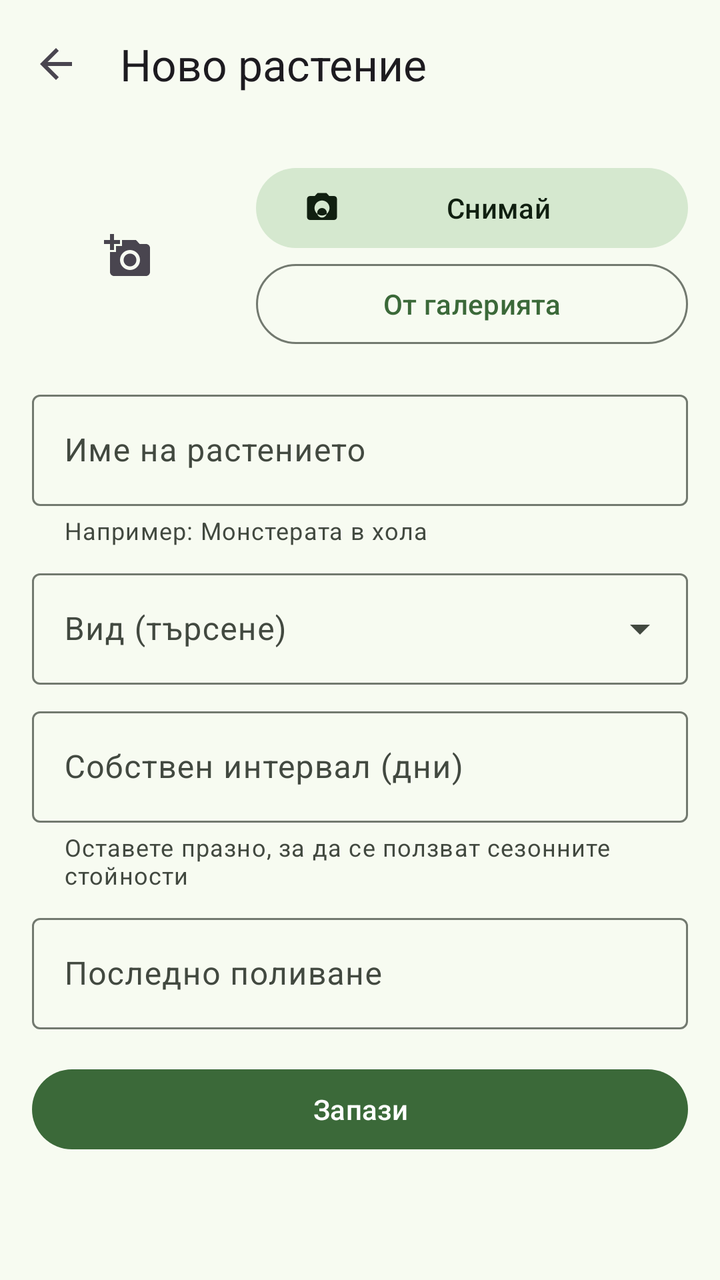
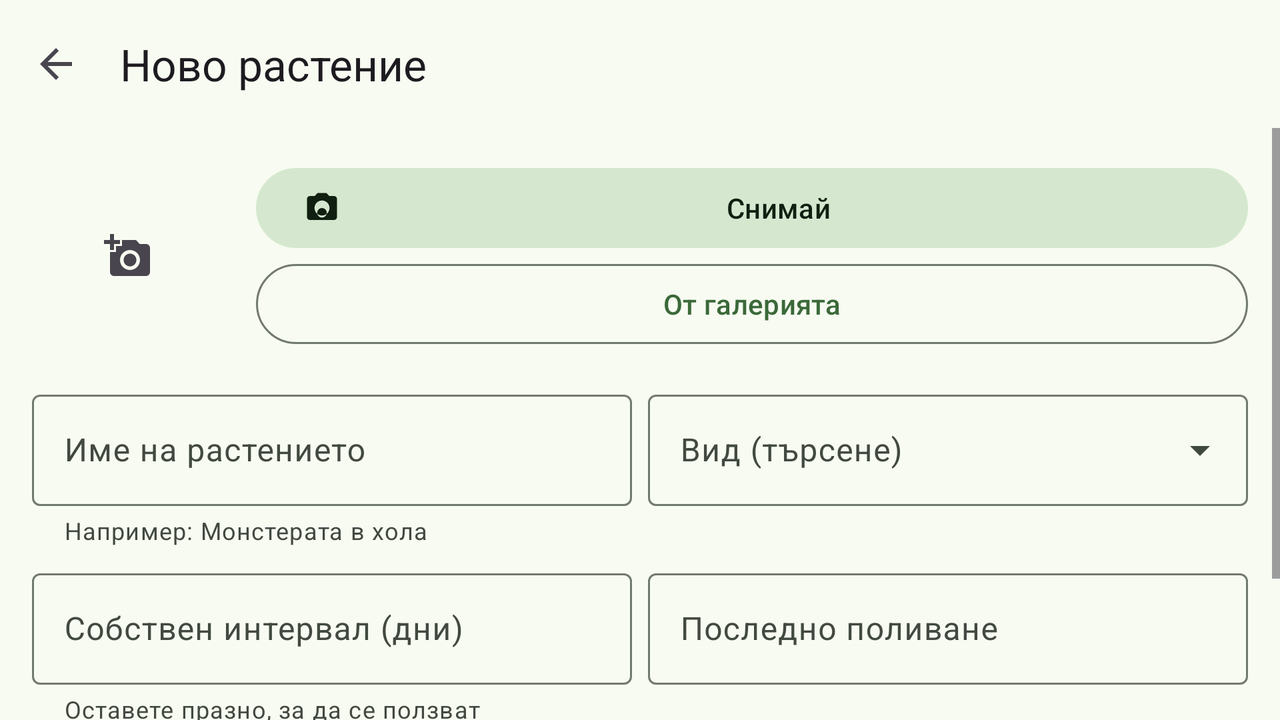

One screen, two layout resources from the same app: the default and the repository's alternative for another configuration. Each is rendered where Android would select it; the XML of both is given below.
<!-- AndroidManifest.xml: application theme Theme.PlantCare -->
<!-- res/layout/activity_add_plant.xml -->
<?xml version="1.0" encoding="utf-8"?>
<androidx.constraintlayout.widget.ConstraintLayout xmlns:android="http://schemas.android.com/apk/res/android"
    xmlns:app="http://schemas.android.com/apk/res-auto"
    xmlns:tools="http://schemas.android.com/tools"
    android:id="@+id/main"
    android:layout_width="match_parent"
    android:layout_height="match_parent"
    tools:context=".ui.add.AddPlantActivity">

    <com.google.android.material.appbar.MaterialToolbar
        android:id="@+id/toolbar"
        android:layout_width="0dp"
        android:layout_height="?attr/actionBarSize"
        app:navigationContentDescription="@string/navigate_back"
        app:navigationIcon="?attr/homeAsUpIndicator"
        app:title="@string/title_add_plant"
        app:layout_constraintEnd_toEndOf="parent"
        app:layout_constraintStart_toStartOf="parent"
        app:layout_constraintTop_toTopOf="parent" />

    <ScrollView
        android:layout_width="0dp"
        android:layout_height="0dp"
        android:fillViewport="true"
        app:layout_constraintBottom_toBottomOf="parent"
        app:layout_constraintEnd_toEndOf="parent"
        app:layout_constraintStart_toStartOf="parent"
        app:layout_constraintTop_toBottomOf="@id/toolbar">

        <LinearLayout
            android:layout_width="match_parent"
            android:layout_height="wrap_content"
            android:orientation="vertical"
            android:padding="16dp">

            <LinearLayout
                android:id="@+id/layoutPhoto"
                android:layout_width="match_parent"
                android:layout_height="wrap_content"
                android:layout_marginBottom="16dp"
                android:gravity="center_vertical"
                android:orientation="horizontal">

                <com.google.android.material.imageview.ShapeableImageView
                    android:id="@+id/ivPhoto"
                    android:layout_width="96dp"
                    android:layout_height="96dp"
                    android:background="@drawable/bg_initial"
                    android:contentDescription="@string/plant_photo"
                    android:scaleType="center"
                    app:shapeAppearanceOverlay="@style/ShapeAppearance.PlantCare.Circle"
                    app:srcCompat="@drawable/ic_add_photo" />

                <LinearLayout
                    android:layout_width="0dp"
                    android:layout_height="wrap_content"
                    android:layout_marginStart="16dp"
                    android:layout_weight="1"
                    android:orientation="vertical">

                    <com.google.android.material.button.MaterialButton
                        android:id="@+id/btnTakePhoto"
                        style="@style/Widget.Material3.Button.TonalButton"
                        android:layout_width="match_parent"
                        android:layout_height="wrap_content"
                        android:text="@string/btn_take_photo"
                        app:icon="@drawable/ic_camera" />

                    <com.google.android.material.button.MaterialButton
                        android:id="@+id/btnPickPhoto"
                        style="@style/Widget.Material3.Button.OutlinedButton"
                        android:layout_width="match_parent"
                        android:layout_height="wrap_content"
                        android:text="@string/btn_pick_photo"
                        app:icon="@drawable/ic_image" />

                    <com.google.android.material.button.MaterialButton
                        android:id="@+id/btnRemovePhoto"
                        style="@style/Widget.Material3.Button.TextButton"
                        android:layout_width="match_parent"
                        android:layout_height="wrap_content"
                        android:text="@string/btn_remove_photo"
                        android:visibility="gone" />
                </LinearLayout>
            </LinearLayout>

            <com.google.android.material.textfield.TextInputLayout
                android:id="@+id/tilName"
                style="@style/Widget.Material3.TextInputLayout.OutlinedBox"
                android:layout_width="match_parent"
                android:layout_height="wrap_content"
                android:hint="@string/hint_plant_name"
                app:helperText="@string/helper_plant_name">

                <com.google.android.material.textfield.TextInputEditText
                    android:id="@+id/etName"
                    android:layout_width="match_parent"
                    android:layout_height="wrap_content"
                    android:inputType="textCapSentences" />
            </com.google.android.material.textfield.TextInputLayout>

            <com.google.android.material.textfield.TextInputLayout
                android:id="@+id/tilSpecies"
                style="@style/Widget.Material3.TextInputLayout.OutlinedBox.ExposedDropdownMenu"
                android:layout_width="match_parent"
                android:layout_height="wrap_content"
                android:layout_marginTop="8dp"
                android:hint="@string/hint_species">

                <AutoCompleteTextView
                    android:id="@+id/actvSpecies"
                    android:layout_width="match_parent"
                    android:layout_height="wrap_content"
                    android:completionThreshold="1"
                    android:inputType="text" />
            </com.google.android.material.textfield.TextInputLayout>

            <com.google.android.material.textfield.TextInputLayout
                android:id="@+id/tilCustomDays"
                style="@style/Widget.Material3.TextInputLayout.OutlinedBox"
                android:layout_width="match_parent"
                android:layout_height="wrap_content"
                android:layout_marginTop="8dp"
                android:hint="@string/hint_custom_days"
                app:helperText="@string/helper_custom_days">

                <com.google.android.material.textfield.TextInputEditText
                    android:id="@+id/etCustomDays"
                    android:layout_width="match_parent"
                    android:layout_height="wrap_content"
                    android:inputType="number"
                    android:maxLength="2" />
            </com.google.android.material.textfield.TextInputLayout>

            <com.google.android.material.textfield.TextInputLayout
                android:id="@+id/tilLastWatered"
                style="@style/Widget.Material3.TextInputLayout.OutlinedBox"
                android:layout_width="match_parent"
                android:layout_height="wrap_content"
                android:layout_marginTop="8dp"
                android:hint="@string/hint_last_watered"
                app:endIconContentDescription="@string/pick_date"
                app:endIconDrawable="@drawable/ic_calendar"
                app:endIconMode="custom">

                <com.google.android.material.textfield.TextInputEditText
                    android:id="@+id/etLastWatered"
                    android:layout_width="match_parent"
                    android:layout_height="wrap_content"
                    android:cursorVisible="false"
                    android:focusable="false"
                    android:inputType="none" />
            </com.google.android.material.textfield.TextInputLayout>

            <com.google.android.material.button.MaterialButton
                android:id="@+id/btnSave"
                android:layout_width="match_parent"
                android:layout_height="wrap_content"
                android:layout_marginTop="16dp"
                android:text="@string/btn_save" />

        </LinearLayout>

    </ScrollView>

</androidx.constraintlayout.widget.ConstraintLayout>
<!-- resources referenced by this layout -->
<resources>
  <!-- drawable ic_add_photo (drawable) -->
  <?xml version="1.0" encoding="utf-8"?>
  <vector xmlns:android="http://schemas.android.com/apk/res/android"
      android:width="24dp"
      android:height="24dp"
      android:tint="?attr/colorControlNormal"
      android:viewportWidth="24"
      android:viewportHeight="24">
      <path
          android:fillColor="@android:color/white"
          android:pathData="M3,4V1h2v3h3v2H5v3H3V6H0V4H3zM6,10V7h3V4h7l1.83,2H21c1.1,0 2,0.9 2,2v12c0,1.1 -0.9,2 -2,2H5c-1.1,0 -2,-0.9 -2,-2V10H6zM13,19c2.76,0 5,-2.24 5,-5s-2.24,-5 -5,-5 -5,2.24 -5,5 2.24,5 5,5zM9.8,14c0,1.77 1.43,3.2 3.2,3.2s3.2,-1.43 3.2,-3.2 -1.43,-3.2 -3.2,-3.2 -3.2,1.43 -3.2,3.2z" />
  </vector>
  <!-- drawable ic_camera (drawable) -->
  <?xml version="1.0" encoding="utf-8"?>
  <vector xmlns:android="http://schemas.android.com/apk/res/android"
      android:width="24dp"
      android:height="24dp"
      android:tint="?attr/colorControlNormal"
      android:viewportWidth="24"
      android:viewportHeight="24">
      <path
          android:fillColor="@android:color/white"
          android:pathData="M12,15.2m-3.2,0a3.2,3.2 0,1 1,6.4 0a3.2,3.2 0,1 1,-6.4 0M9,2L7.17,4L4,4c-1.1,0 -2,0.9 -2,2v12c0,1.1 0.9,2 2,2h16c1.1,0 2,-0.9 2,-2L22,6c0,-1.1 -0.9,-2 -2,-2h-3.17L15,2L9,2zM12,17c-2.76,0 -5,-2.24 -5,-5s2.24,-5 5,-5 5,2.24 5,5 -2.24,5 -5,5z" />
  </vector>
  <string name="btn_pick_photo">От галерията</string>
  <string name="btn_remove_photo">Премахни снимката</string>
  <string name="btn_save">Запази</string>
  <string name="btn_take_photo">Снимай</string>
  <string name="helper_custom_days">Оставете празно, за да се ползват сезонните стойности</string>
  <string name="helper_plant_name">Например: Монстерата в хола</string>
  <string name="hint_custom_days">Собствен интервал (дни)</string>
  <string name="hint_last_watered">Последно поливане</string>
  <string name="hint_plant_name">Име на растението</string>
  <string name="hint_species">Вид (търсене)</string>
  <string name="navigate_back">Назад</string>
  <string name="pick_date">Избери дата</string>
  <string name="plant_photo">Снимка на растението</string>
  <string name="title_add_plant">Ново растение</string>
  <style name="ShapeAppearance.PlantCare.Circle" parent="">
          <item name="cornerFamily">rounded</item>
          <item name="cornerSize">50%</item>
      </style>
  <style name="Theme.PlantCare" parent="Base.Theme.PlantCare" />
  <color name="primary">#3B6939</color>
  <color name="on_primary">#FFFFFF</color>
  <color name="primary_container">#BCF0B4</color>
  <color name="on_primary_container">#002204</color>
  <color name="secondary">#52634F</color>
  <color name="on_secondary">#FFFFFF</color>
  <color name="secondary_container">#D5E8CF</color>
  <color name="on_secondary_container">#101F10</color>
  <color name="background">#F7FBF1</color>
  <color name="on_background">#191D17</color>
  <color name="surface">#F7FBF1</color>
  <color name="on_surface">#191D17</color>
  <color name="surface_variant">#DEE5D8</color>
  <color name="on_surface_variant">#424940</color>
  <color name="outline">#72796F</color>
  <!-- some entries are left out for length -->
</resources>
<!-- res/layout-land/activity_add_plant.xml (the repository's variant of the layout above) -->
<!-- drawn on the phone turned sideways -->
<?xml version="1.0" encoding="utf-8"?>
<androidx.constraintlayout.widget.ConstraintLayout xmlns:android="http://schemas.android.com/apk/res/android"
    xmlns:app="http://schemas.android.com/apk/res-auto"
    xmlns:tools="http://schemas.android.com/tools"
    android:id="@+id/main"
    android:layout_width="match_parent"
    android:layout_height="match_parent"
    tools:context=".ui.add.AddPlantActivity">

    <com.google.android.material.appbar.MaterialToolbar
        android:id="@+id/toolbar"
        android:layout_width="0dp"
        android:layout_height="?attr/actionBarSize"
        app:navigationContentDescription="@string/navigate_back"
        app:navigationIcon="?attr/homeAsUpIndicator"
        app:title="@string/title_add_plant"
        app:layout_constraintEnd_toEndOf="parent"
        app:layout_constraintStart_toStartOf="parent"
        app:layout_constraintTop_toTopOf="parent" />

    <ScrollView
        android:layout_width="0dp"
        android:layout_height="0dp"
        android:fillViewport="true"
        app:layout_constraintBottom_toBottomOf="parent"
        app:layout_constraintEnd_toEndOf="parent"
        app:layout_constraintStart_toStartOf="parent"
        app:layout_constraintTop_toBottomOf="@id/toolbar">

        <LinearLayout
            android:layout_width="match_parent"
            android:layout_height="wrap_content"
            android:orientation="vertical"
            android:padding="16dp">

            <LinearLayout
                android:id="@+id/layoutPhoto"
                android:layout_width="match_parent"
                android:layout_height="wrap_content"
                android:layout_marginBottom="16dp"
                android:gravity="center_vertical"
                android:orientation="horizontal">

                <com.google.android.material.imageview.ShapeableImageView
                    android:id="@+id/ivPhoto"
                    android:layout_width="96dp"
                    android:layout_height="96dp"
                    android:background="@drawable/bg_initial"
                    android:contentDescription="@string/plant_photo"
                    android:scaleType="center"
                    app:shapeAppearanceOverlay="@style/ShapeAppearance.PlantCare.Circle"
                    app:srcCompat="@drawable/ic_add_photo" />

                <LinearLayout
                    android:layout_width="0dp"
                    android:layout_height="wrap_content"
                    android:layout_marginStart="16dp"
                    android:layout_weight="1"
                    android:orientation="vertical">

                    <com.google.android.material.button.MaterialButton
                        android:id="@+id/btnTakePhoto"
                        style="@style/Widget.Material3.Button.TonalButton"
                        android:layout_width="match_parent"
                        android:layout_height="wrap_content"
                        android:text="@string/btn_take_photo"
                        app:icon="@drawable/ic_camera" />

                    <com.google.android.material.button.MaterialButton
                        android:id="@+id/btnPickPhoto"
                        style="@style/Widget.Material3.Button.OutlinedButton"
                        android:layout_width="match_parent"
                        android:layout_height="wrap_content"
                        android:text="@string/btn_pick_photo"
                        app:icon="@drawable/ic_image" />

                    <com.google.android.material.button.MaterialButton
                        android:id="@+id/btnRemovePhoto"
                        style="@style/Widget.Material3.Button.TextButton"
                        android:layout_width="match_parent"
                        android:layout_height="wrap_content"
                        android:text="@string/btn_remove_photo"
                        android:visibility="gone" />
                </LinearLayout>
            </LinearLayout>

            <LinearLayout
                android:layout_width="match_parent"
                android:layout_height="wrap_content"
                android:orientation="horizontal">

                <com.google.android.material.textfield.TextInputLayout
                    android:id="@+id/tilName"
                    style="@style/Widget.Material3.TextInputLayout.OutlinedBox"
                    android:layout_width="0dp"
                    android:layout_height="wrap_content"
                    android:layout_marginEnd="8dp"
                    android:layout_weight="1"
                    android:hint="@string/hint_plant_name"
                    app:helperText="@string/helper_plant_name">

                    <com.google.android.material.textfield.TextInputEditText
                        android:id="@+id/etName"
                        android:layout_width="match_parent"
                        android:layout_height="wrap_content"
                        android:inputType="textCapSentences" />
                </com.google.android.material.textfield.TextInputLayout>

                <com.google.android.material.textfield.TextInputLayout
                    android:id="@+id/tilSpecies"
                    style="@style/Widget.Material3.TextInputLayout.OutlinedBox.ExposedDropdownMenu"
                    android:layout_width="0dp"
                    android:layout_height="wrap_content"
                    android:layout_weight="1"
                    android:hint="@string/hint_species">

                    <AutoCompleteTextView
                        android:id="@+id/actvSpecies"
                        android:layout_width="match_parent"
                        android:layout_height="wrap_content"
                        android:completionThreshold="1"
                        android:inputType="text" />
                </com.google.android.material.textfield.TextInputLayout>
            </LinearLayout>

            <LinearLayout
                android:layout_width="match_parent"
                android:layout_height="wrap_content"
                android:layout_marginTop="8dp"
                android:orientation="horizontal">

                <com.google.android.material.textfield.TextInputLayout
                    android:id="@+id/tilCustomDays"
                    style="@style/Widget.Material3.TextInputLayout.OutlinedBox"
                    android:layout_width="0dp"
                    android:layout_height="wrap_content"
                    android:layout_marginEnd="8dp"
                    android:layout_weight="1"
                    android:hint="@string/hint_custom_days"
                    app:helperText="@string/helper_custom_days">

                    <com.google.android.material.textfield.TextInputEditText
                        android:id="@+id/etCustomDays"
                        android:layout_width="match_parent"
                        android:layout_height="wrap_content"
                        android:inputType="number"
                        android:maxLength="2" />
                </com.google.android.material.textfield.TextInputLayout>

                <com.google.android.material.textfield.TextInputLayout
                    android:id="@+id/tilLastWatered"
                    style="@style/Widget.Material3.TextInputLayout.OutlinedBox"
                    android:layout_width="0dp"
                    android:layout_height="wrap_content"
                    android:layout_weight="1"
                    android:hint="@string/hint_last_watered"
                    app:endIconContentDescription="@string/pick_date"
                    app:endIconDrawable="@drawable/ic_calendar"
                    app:endIconMode="custom">

                    <com.google.android.material.textfield.TextInputEditText
                        android:id="@+id/etLastWatered"
                        android:layout_width="match_parent"
                        android:layout_height="wrap_content"
                        android:cursorVisible="false"
                        android:focusable="false"
                        android:inputType="none" />
                </com.google.android.material.textfield.TextInputLayout>
            </LinearLayout>

            <com.google.android.material.button.MaterialButton
                android:id="@+id/btnSave"
                android:layout_width="match_parent"
                android:layout_height="wrap_content"
                android:layout_marginTop="12dp"
                android:text="@string/btn_save" />

        </LinearLayout>

    </ScrollView>

</androidx.constraintlayout.widget.ConstraintLayout>
